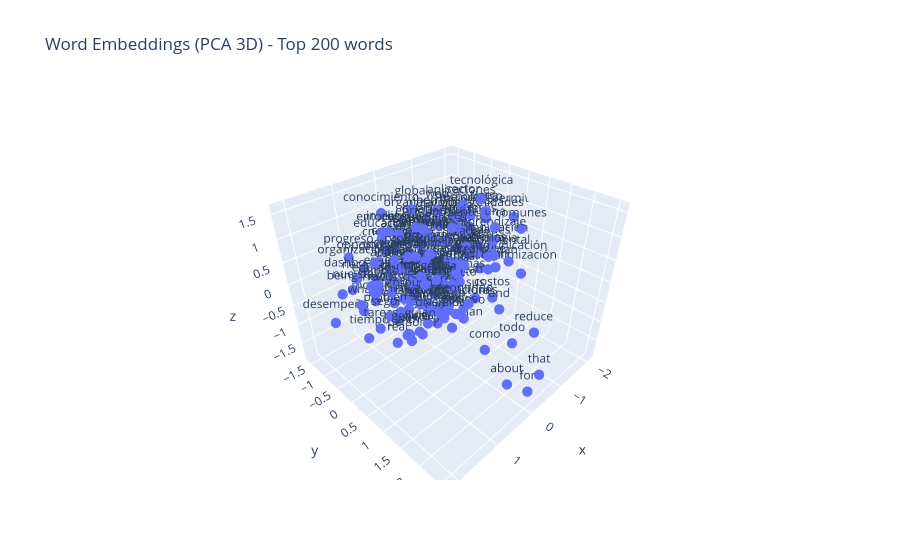

Here is the notebook cell this chart was saved with:
### Code cell
# Visualize in 3D with PCA
from sklearn.decomposition import PCA

top_words = [w for w, c in word_counts.most_common(200) if w in text_vocab]
top_indices = [text_vocab[w] for w in top_words]
top_embeddings = embeddings[top_indices]

pca = PCA(n_components=3)
embeddings_3d = pca.fit_transform(top_embeddings)

df = pd.DataFrame(embeddings_3d, columns=['x', 'y', 'z'])
df['word'] = top_words

fig = px.scatter_3d(df, x='x', y='y', z='z', text='word',
                 title='Word Embeddings (PCA 3D) - Top 200 words')
fig.update_traces(marker=dict(size=6), textposition='top center')
fig.show()

### Figure 1 — Plotly figure (JSON) as saved in the notebook; plotly's stock layout.template omitted (floating-point values rounded to 4 significant figures; data arrays with more than 128 entries replaced by an {"elided": "..."} marker saying what was removed)
{"data": [{"hovertemplate": "x=%{x}<br>y=%{y}<br>z=%{z}<br>word=%{text}<extra></extra>", "legendgroup": "", "marker": {"color": "#636efa", "size": 6, "symbol": "circle"}, "mode": "markers+text", "name": "", "scene": "scene", "showlegend": false, "text": {"elided": "178 str values"}, "textposition": "top center", "type": "scatter3d", "x": {"elided": "178 float values"}, "y": {"elided": "178 float values"}, "z": {"elided": "178 float values"}}], "layout": {"legend": {"tracegroupgap": 0}, "scene": {"domain": {"x": [0, 1], "y": [0, 1]}, "xaxis": {"title": {"text": "x"}}, "yaxis": {"title": {"text": "y"}}, "zaxis": {"title": {"text": "z"}}}, "title": {"text": "Word Embeddings (PCA 3D) - Top 200 words"}}}
